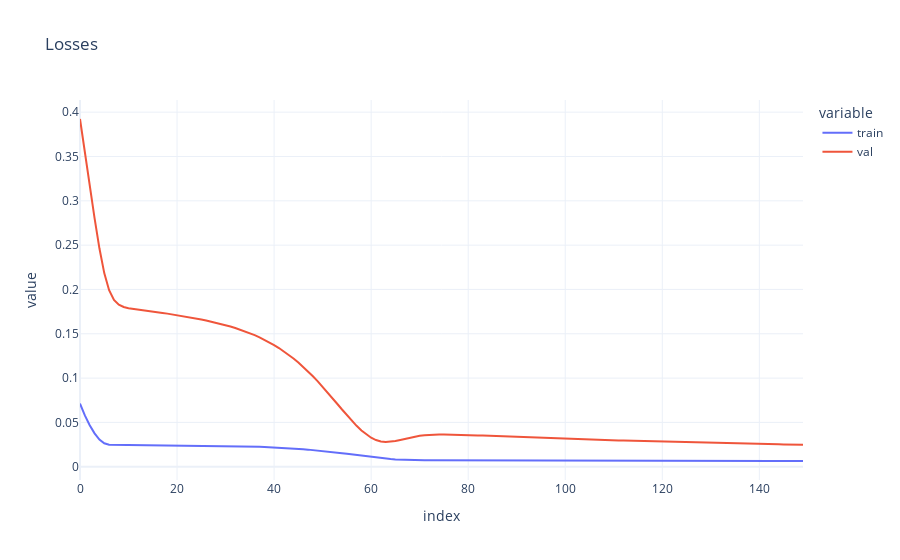

The notebook cell saved with this chart:
### Code cell
lstm = asi.CustomLSTM(input_size=1, hidden_size=50, num_layers=3, output_size=1)
print(lstm)
optimizer = optim.Adam(lstm.parameters(), lr=0.0002)
loss_fn = nn.MSELoss()
predictor = asi.PassengerPredictor(model=lstm, optimizer=optimizer, loss_fn=loss_fn)
train_losses, val_losses = predictor.train(
  model=lstm,
  train_dataloader=train_dataloader,
  val_dataloader=val_dataloader,
  optimizer=optimizer,
  loss_fn=loss_fn,
  n_epochs=N_EPOCHS,
)

losses = pd.DataFrame({"train": train_losses, "val": val_losses})
px.line(losses, y=["train", "val"], title="Losses")

### Figure 1 — Plotly figure (JSON) as saved in the notebook; plotly's stock layout.template omitted (floating-point values rounded to 4 significant figures; data arrays with more than 128 entries replaced by an {"elided": "..."} marker saying what was removed)
{"data": [{"hovertemplate": "variable=train<br>index=%{x}<br>value=%{y}<extra></extra>", "legendgroup": "train", "line": {"color": "#636efa", "dash": "solid"}, "marker": {"symbol": "circle"}, "mode": "lines", "name": "train", "orientation": "v", "showlegend": true, "type": "scatter", "x": {"elided": "150 int values"}, "xaxis": "x", "y": {"elided": "150 float values"}, "yaxis": "y"}, {"hovertemplate": "variable=val<br>index=%{x}<br>value=%{y}<extra></extra>", "legendgroup": "val", "line": {"color": "#EF553B", "dash": "solid"}, "marker": {"symbol": "circle"}, "mode": "lines", "name": "val", "orientation": "v", "showlegend": true, "type": "scatter", "x": {"elided": "150 int values"}, "xaxis": "x", "y": {"elided": "150 float values"}, "yaxis": "y"}], "layout": {"legend": {"title": {"text": "variable"}, "tracegroupgap": 0}, "title": {"text": "Losses"}, "xaxis": {"anchor": "y", "domain": [0, 1], "title": {"text": "index"}}, "yaxis": {"anchor": "x", "domain": [0, 1], "title": {"text": "value"}}}}
